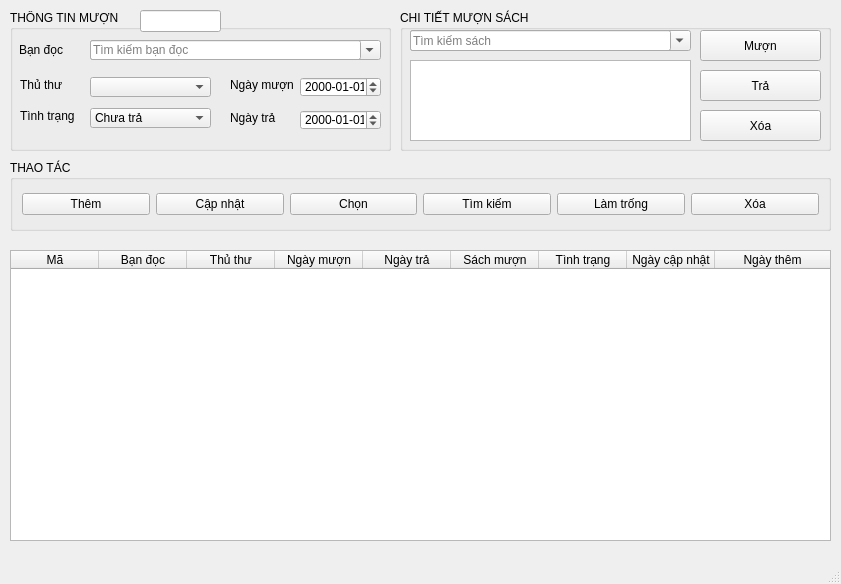
<?xml version="1.0" encoding="UTF-8"?>
<ui version="4.0">
 <class>ql_muonTraWindow</class>
 <widget class="QMainWindow" name="ql_muonTraWindow">
  <property name="geometry">
   <rect>
    <x>0</x>
    <y>0</y>
    <width>841</width>
    <height>584</height>
   </rect>
  </property>
  <property name="windowTitle">
   <string>Lịch sử mượn trả</string>
  </property>
  <property name="windowIcon">
   <iconset>
    <normaloff>icon/book_2_24dp_FILL0_wght400_GRAD0_opsz24.svg</normaloff>icon/book_2_24dp_FILL0_wght400_GRAD0_opsz24.svg</iconset>
  </property>
  <widget class="QWidget" name="centralwidget">
   <widget class="QGroupBox" name="groupBox">
    <property name="geometry">
     <rect>
      <x>10</x>
      <y>10</y>
      <width>381</width>
      <height>141</height>
     </rect>
    </property>
    <property name="title">
     <string>THÔNG TIN MƯỢN</string>
    </property>
    <widget class="QLabel" name="label_4">
     <property name="geometry">
      <rect>
       <x>220</x>
       <y>100</y>
       <width>51</width>
       <height>16</height>
      </rect>
     </property>
     <property name="text">
      <string>Ngày trả</string>
     </property>
    </widget>
    <widget class="QDateEdit" name="ngayTra_dateEdit">
     <property name="geometry">
      <rect>
       <x>290</x>
       <y>100</y>
       <width>81</width>
       <height>20</height>
      </rect>
     </property>
     <property name="displayFormat">
      <string>yyyy-MM-dd</string>
     </property>
    </widget>
    <widget class="QLabel" name="label_2">
     <property name="geometry">
      <rect>
       <x>10</x>
       <y>67</y>
       <width>61</width>
       <height>16</height>
      </rect>
     </property>
     <property name="text">
      <string>Thủ thư</string>
     </property>
    </widget>
    <widget class="QComboBox" name="maAdmin_comboBox">
     <property name="geometry">
      <rect>
       <x>80</x>
       <y>67</y>
       <width>121</width>
       <height>20</height>
      </rect>
     </property>
    </widget>
    <widget class="QLabel" name="label_5">
     <property name="geometry">
      <rect>
       <x>220</x>
       <y>67</y>
       <width>71</width>
       <height>16</height>
      </rect>
     </property>
     <property name="text">
      <string>Ngày mượn</string>
     </property>
    </widget>
    <widget class="QDateEdit" name="ngayMuon_dateEdit">
     <property name="geometry">
      <rect>
       <x>290</x>
       <y>67</y>
       <width>81</width>
       <height>20</height>
      </rect>
     </property>
     <property name="displayFormat">
      <string>yyyy-MM-dd</string>
     </property>
    </widget>
    <widget class="QLabel" name="label_6">
     <property name="geometry">
      <rect>
       <x>10</x>
       <y>98</y>
       <width>61</width>
       <height>16</height>
      </rect>
     </property>
     <property name="text">
      <string>Tình trạng</string>
     </property>
    </widget>
    <widget class="QComboBox" name="tinhTrang_comboBox">
     <property name="geometry">
      <rect>
       <x>80</x>
       <y>98</y>
       <width>121</width>
       <height>20</height>
      </rect>
     </property>
     <item>
      <property name="text">
       <string>Chưa trả</string>
      </property>
     </item>
     <item>
      <property name="text">
       <string>Đã trả</string>
      </property>
     </item>
     <item>
      <property name="text">
       <string>Quá hạn</string>
      </property>
     </item>
    </widget>
    <widget class="QLabel" name="label_3">
     <property name="geometry">
      <rect>
       <x>9</x>
       <y>30</y>
       <width>65</width>
       <height>20</height>
      </rect>
     </property>
     <property name="text">
      <string>Bạn đọc</string>
     </property>
    </widget>
    <widget class="QLineEdit" name="timBanDoc_lineEdit">
     <property name="geometry">
      <rect>
       <x>80</x>
       <y>30</y>
       <width>271</width>
       <height>20</height>
      </rect>
     </property>
     <property name="placeholderText">
      <string>Tìm kiếm bạn đọc</string>
     </property>
    </widget>
    <widget class="QComboBox" name="maBanDoc_comboBox">
     <property name="geometry">
      <rect>
       <x>80</x>
       <y>30</y>
       <width>291</width>
       <height>20</height>
      </rect>
     </property>
    </widget>
    <widget class="QLineEdit" name="mathemuon_QLineEdit">
     <property name="geometry">
      <rect>
       <x>130</x>
       <y>0</y>
       <width>81</width>
       <height>22</height>
      </rect>
     </property>
     <property name="styleSheet">
      <string notr="true"/>
     </property>
     <property name="text">
      <string/>
     </property>
     <property name="readOnly">
      <bool>true</bool>
     </property>
    </widget>
    <zorder>label_4</zorder>
    <zorder>ngayTra_dateEdit</zorder>
    <zorder>label_2</zorder>
    <zorder>maAdmin_comboBox</zorder>
    <zorder>label_5</zorder>
    <zorder>ngayMuon_dateEdit</zorder>
    <zorder>label_6</zorder>
    <zorder>tinhTrang_comboBox</zorder>
    <zorder>label_3</zorder>
    <zorder>maBanDoc_comboBox</zorder>
    <zorder>timBanDoc_lineEdit</zorder>
    <zorder>mathemuon_QLineEdit</zorder>
   </widget>
   <widget class="QGroupBox" name="groupBox_2">
    <property name="geometry">
     <rect>
      <x>10</x>
      <y>160</y>
      <width>821</width>
      <height>71</height>
     </rect>
    </property>
    <property name="title">
     <string>THAO TÁC</string>
    </property>
    <layout class="QGridLayout" name="gridLayout_2">
     <item row="0" column="0">
      <widget class="QPushButton" name="them_pushButton">
       <property name="text">
        <string>Thêm</string>
       </property>
       <property name="icon">
        <iconset>
         <normaloff>icon/add_circle_24dp_FILL0_wght400_GRAD0_opsz24.svg</normaloff>icon/add_circle_24dp_FILL0_wght400_GRAD0_opsz24.svg</iconset>
       </property>
      </widget>
     </item>
     <item row="0" column="1">
      <widget class="QPushButton" name="capNhat_pushButton">
       <property name="text">
        <string>Cập nhật</string>
       </property>
       <property name="icon">
        <iconset>
         <normaloff>icon/sync_24dp_FILL0_wght400_GRAD0_opsz24.svg</normaloff>icon/sync_24dp_FILL0_wght400_GRAD0_opsz24.svg</iconset>
       </property>
      </widget>
     </item>
     <item row="0" column="2">
      <widget class="QPushButton" name="chon_pushButton">
       <property name="text">
        <string>Chọn</string>
       </property>
       <property name="icon">
        <iconset>
         <normaloff>icon/check_box_24dp_FILL0_wght400_GRAD0_opsz24.svg</normaloff>icon/check_box_24dp_FILL0_wght400_GRAD0_opsz24.svg</iconset>
       </property>
      </widget>
     </item>
     <item row="0" column="3">
      <widget class="QPushButton" name="timKiem_pushButton">
       <property name="text">
        <string>Tìm kiếm</string>
       </property>
       <property name="icon">
        <iconset>
         <normaloff>icon/search_24dp_FILL0_wght400_GRAD0_opsz24.svg</normaloff>icon/search_24dp_FILL0_wght400_GRAD0_opsz24.svg</iconset>
       </property>
      </widget>
     </item>
     <item row="0" column="4">
      <widget class="QPushButton" name="lamTrong_pushButton">
       <property name="text">
        <string>Làm trống</string>
       </property>
       <property name="icon">
        <iconset>
         <normaloff>icon/backspace_24dp_FILL0_wght400_GRAD0_opsz24.svg</normaloff>icon/backspace_24dp_FILL0_wght400_GRAD0_opsz24.svg</iconset>
       </property>
      </widget>
     </item>
     <item row="0" column="5">
      <widget class="QPushButton" name="xoa_pushButton">
       <property name="text">
        <string>Xóa</string>
       </property>
       <property name="icon">
        <iconset>
         <normaloff>icon/delete_24dp_FILL0_wght400_GRAD0_opsz24.svg</normaloff>icon/delete_24dp_FILL0_wght400_GRAD0_opsz24.svg</iconset>
       </property>
      </widget>
     </item>
    </layout>
   </widget>
   <widget class="QTableWidget" name="result_table">
    <property name="geometry">
     <rect>
      <x>10</x>
      <y>250</y>
      <width>821</width>
      <height>291</height>
     </rect>
    </property>
    <property name="focusPolicy">
     <enum>Qt::NoFocus</enum>
    </property>
    <property name="showGrid">
     <bool>false</bool>
    </property>
    <attribute name="horizontalHeaderDefaultSectionSize">
     <number>88</number>
    </attribute>
    <attribute name="horizontalHeaderStretchLastSection">
     <bool>true</bool>
    </attribute>
    <attribute name="verticalHeaderVisible">
     <bool>false</bool>
    </attribute>
    <column>
     <property name="text">
      <string>Mã</string>
     </property>
     <property name="textAlignment">
      <set>AlignCenter</set>
     </property>
    </column>
    <column>
     <property name="text">
      <string>Bạn đọc</string>
     </property>
    </column>
    <column>
     <property name="text">
      <string>Thủ thư</string>
     </property>
    </column>
    <column>
     <property name="text">
      <string>Ngày mượn</string>
     </property>
    </column>
    <column>
     <property name="text">
      <string>Ngày trả</string>
     </property>
    </column>
    <column>
     <property name="text">
      <string>Sách mượn</string>
     </property>
    </column>
    <column>
     <property name="text">
      <string>Tình trạng</string>
     </property>
    </column>
    <column>
     <property name="text">
      <string>Ngày cập nhật</string>
     </property>
    </column>
    <column>
     <property name="text">
      <string>Ngày thêm</string>
     </property>
    </column>
   </widget>
   <widget class="QGroupBox" name="groupBox_3">
    <property name="geometry">
     <rect>
      <x>400</x>
      <y>10</y>
      <width>431</width>
      <height>141</height>
     </rect>
    </property>
    <property name="title">
     <string>CHI TIẾT MƯỢN SÁCH</string>
    </property>
    <widget class="QListWidget" name="listSachMuon_listWidget">
     <property name="geometry">
      <rect>
       <x>10</x>
       <y>50</y>
       <width>281</width>
       <height>81</height>
      </rect>
     </property>
    </widget>
    <widget class="QLineEdit" name="timKiemSach_lineEdit">
     <property name="geometry">
      <rect>
       <x>10</x>
       <y>20</y>
       <width>261</width>
       <height>21</height>
      </rect>
     </property>
     <property name="placeholderText">
      <string>Tìm kiếm sách</string>
     </property>
    </widget>
    <widget class="QPushButton" name="them_sach_pushButton">
     <property name="geometry">
      <rect>
       <x>300</x>
       <y>20</y>
       <width>121</width>
       <height>31</height>
      </rect>
     </property>
     <property name="text">
      <string>Mượn</string>
     </property>
     <property name="icon">
      <iconset>
       <normaloff>icon/add_circle_24dp_FILL0_wght400_GRAD0_opsz24.svg</normaloff>icon/add_circle_24dp_FILL0_wght400_GRAD0_opsz24.svg</iconset>
     </property>
    </widget>
    <widget class="QPushButton" name="tra_sach_pushButton">
     <property name="geometry">
      <rect>
       <x>300</x>
       <y>60</y>
       <width>121</width>
       <height>31</height>
      </rect>
     </property>
     <property name="text">
      <string>Trả</string>
     </property>
     <property name="icon">
      <iconset>
       <normaloff>icon/backspace_24dp_FILL0_wght400_GRAD0_opsz24.svg</normaloff>icon/backspace_24dp_FILL0_wght400_GRAD0_opsz24.svg</iconset>
     </property>
    </widget>
    <widget class="QComboBox" name="maSach_comboBox">
     <property name="geometry">
      <rect>
       <x>10</x>
       <y>20</y>
       <width>281</width>
       <height>21</height>
      </rect>
     </property>
    </widget>
    <widget class="QPushButton" name="xoa_sach_pushButton">
     <property name="geometry">
      <rect>
       <x>300</x>
       <y>100</y>
       <width>121</width>
       <height>31</height>
      </rect>
     </property>
     <property name="text">
      <string>Xóa</string>
     </property>
     <property name="icon">
      <iconset>
       <normaloff>icon/delete_24dp_FILL0_wght400_GRAD0_opsz24.svg</normaloff>icon/delete_24dp_FILL0_wght400_GRAD0_opsz24.svg</iconset>
     </property>
    </widget>
    <zorder>listSachMuon_listWidget</zorder>
    <zorder>them_sach_pushButton</zorder>
    <zorder>tra_sach_pushButton</zorder>
    <zorder>maSach_comboBox</zorder>
    <zorder>timKiemSach_lineEdit</zorder>
    <zorder>xoa_sach_pushButton</zorder>
   </widget>
  </widget>
  <widget class="QMenuBar" name="menubar">
   <property name="geometry">
    <rect>
     <x>0</x>
     <y>0</y>
     <width>841</width>
     <height>26</height>
    </rect>
   </property>
  </widget>
  <widget class="QStatusBar" name="statusbar"/>
 </widget>
 <resources/>
 <connections/>
</ui>
